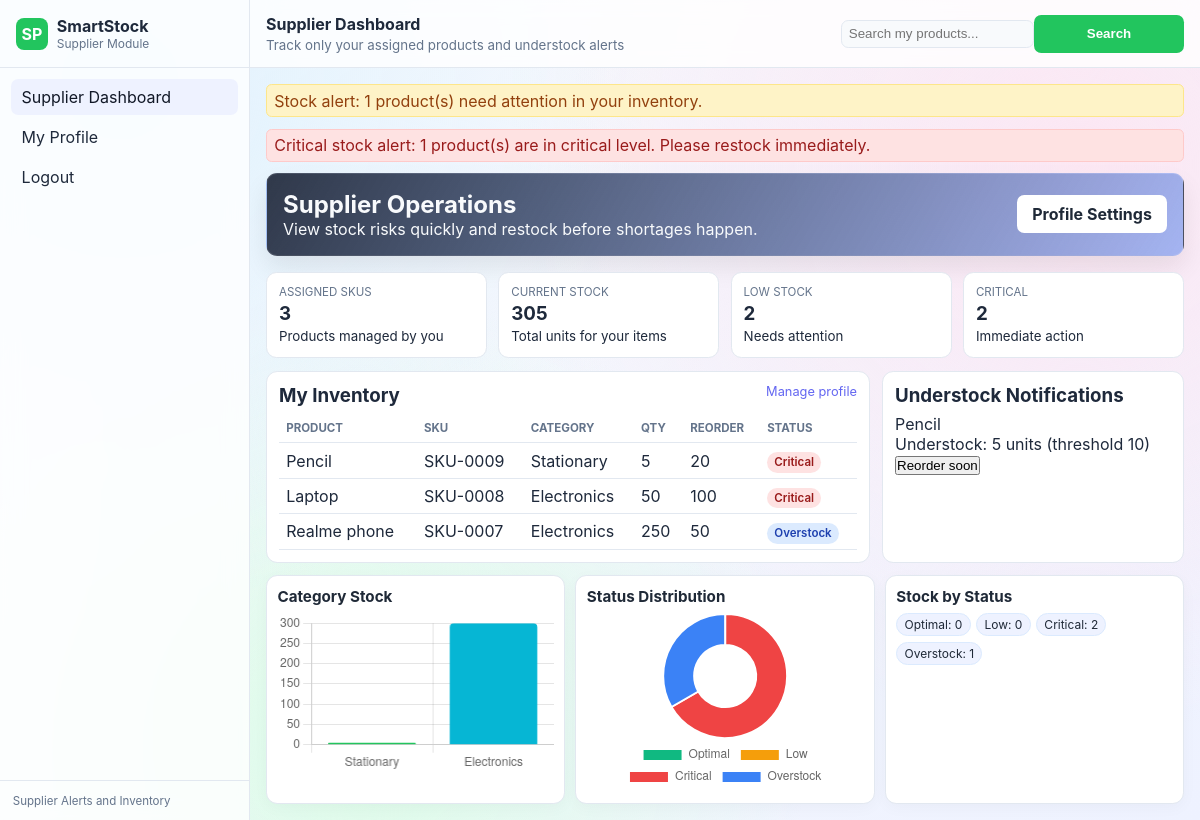
The page /dashboard/supplier/ (signed in) on the database its author committed.
### stockapp/models.py (models this page shows, shortened)
class Product(models.Model):
    name = models.CharField(max_length=100)
    category = models.CharField(max_length=100)
    sku = models.CharField(max_length=40, unique=True, blank=True, null=True)
    price = models.FloatField(default=0, validators=[MinValueValidator(0)])
    quantity = models.IntegerField(validators=[MinValueValidator(0)])
    reorder_level = models.IntegerField(validators=[MinValueValidator(0)])
    supplier = models.ForeignKey(Supplier, null=True, blank=True, on_delete=models.SET_NULL)
    last_low_stock_notification = models.DateTimeField(null=True, blank=True)
    created_at = models.DateTimeField(auto_now_add=True, null=True, blank=True)
    updated_at = models.DateTimeField(auto_now=True, null=True, blank=True)

### stockapp/views.py (the view)
# urls.py: path('dashboard/supplier/', views.supplier_dashboard, name='supplier_dashboard'),
@login_required(login_url='supplier_login')
def supplier_dashboard(request):
    if not hasattr(request.user, 'supplier'):
        messages.error(request, 'Supplier account required.')
        return redirect('supplier_login')
    send_low_stock_notifications(request.user)
    supplier = request.user.supplier
    search = request.GET.get('search', '').strip()
    products = Product.objects.filter(supplier=supplier).order_by('-id')
    if search:
        products = products.filter(models.Q(name__icontains=search) | models.Q(category__icontains=search) | models.Q(price__icontains=search))
    context = build_dashboard_context(products, search)
    notifications = build_supplier_notifications(supplier)
    low_notifications = [item for item in notifications if item.get('type') == 'low']
    critical_notifications = [item for item in notifications if item.get('type') == 'critical']
    if notifications:
        context['alerts'] = notifications
    context.update({
        'portal_name': 'Supplier Dashboard',
        'has_supplier': True,
        'low_alert_count': len(low_notifications),
        'critical_alert_count': len(critical_notifications),
        'total_supplier_alerts': len(notifications),
    })
    return render(request, 'supplier_dashboard.html', context)

### stockapp/views.py (called while the page is built, shortened)
def send_low_stock_notifications(user):
    if not hasattr(user, 'supplier'):
        return
    supplier = user.supplier
    alert_products = Product.objects.filter(supplier=supplier)
    now = timezone.now()
    for product in alert_products:
        threshold = supplier.low_stock_threshold if supplier.low_stock_threshold > 0 else product.reorder_level
        status = 'optimal'
        if threshold > 0:
            if product.quantity <= threshold * 0.5:
                status = 'critical'
            elif product.quantity <= threshold:
                status = 'low'
        if status in ('low', 'critical'):
            should_notify = True
            if product.last_low_stock_notification:
                diff = now - product.last_low_stock_notification
                if diff < timedelta(hours=24):
                    should_notify = False

def get_status(quantity, reorder_level):
    if reorder_level <= 0:
        return 'optimal'
    if quantity <= reorder_level * 0.5:
        return 'critical'
    if quantity <= reorder_level:
        return 'low'
    if quantity > reorder_level * 3:
        return 'overstock'
    return 'optimal'

def build_products(products):
    out = []
    for p in products:
        status = get_status(p.quantity, p.reorder_level)
        out.append({
            'id': p.id,
            'name': p.name,
            'sku': f'SKU-{p.id:04d}',
            'category': p.category,
            'price': p.price,
            'quantity': p.quantity,
            'reorder': p.reorder_level,
            'status': status,
            'value': round(p.quantity * p.price, 2),
        })
    return out

def build_supplier_notifications(supplier):
    notifications = []
    products = Product.objects.filter(supplier=supplier).order_by('-id')
    for p in products:
        threshold = supplier.low_stock_threshold if supplier.low_stock_threshold > 0 else p.reorder_level
        if threshold <= 0:
            continue
        status = get_status(p.quantity, threshold)
        if status in ('low', 'critical'):
            notifications.append({
                'name': p.name,
                'message': f'Understock: {p.quantity} units (threshold {threshold})',
                'action': 'Reorder soon',
                'type': status,
            })
    return notifications

### stockapp/templates/supplier_dashboard.html (shortened to what this page needs)
{% load static %}
<!doctype html>
<html lang="en">
<head>
  <link rel="stylesheet" href="{% static 'style.css' %}">
</head>
<body>
  <div class="app-shell">
    <aside class="sidebar">
      <div class="brand"><div class="logo">SP</div><div><div class="title">SmartStock</div><div class="subtitle">Supplier Module</div></div></div>
      <nav class="nav-links"><a class="active" href="{% url 'supplier_dashboard' %}">Supplier Dashboard</a><a href="{% url 'supplier_profile' %}">My Profile</a><a href="{% url 'logout' %}">Logout</a></nav>
      <div class="sidebar-footer">Supplier Alerts and Inventory</div>
    </aside>
    <div class="main">
      <header class="topbar"><div class="left"><div class="app-title">Supplier Dashboard</div><small>Track only your assigned products and understock alerts</small></div><div class="right"><form method="get"><input class="search" type="search" name="search" placeholder="Search my products..." value="{{ search }}"><button class="button" type="submit">Search</button></form></div></header>
      <main class="content">
        {% if total_supplier_alerts > 0 %}
          <div class="alert" style="margin-bottom:.7rem; background:#fef3c7; color:#92400e; border:1px solid #fde68a;">
            Stock alert: {{ total_supplier_alerts }} product(s) need attention in your inventory.
          </div>
        {% endif %}
        {% if critical_alert_count > 0 %}
          <div class="alert" style="margin-bottom:.7rem;">
            Critical stock alert: {{ critical_alert_count }} product(s) are in critical level. Please restock immediately.
          </div>
        {% endif %}
        <section class="hero"><div><h1>Supplier Operations</h1><p>View stock risks quickly and restock before shortages happen.</p></div><a class="button" href="{% url 'supplier_profile' %}">Profile Settings</a></section>
        <section class="stats-grid"><article class="stat-card"><div class="stat-label">Assigned SKUs</div><h3>{{ total_products }}</h3><small>Products managed by you</small></article><article class="stat-card"><div class="stat-label">Current Stock</div><h3>{{ total_stock }}</h3><small>Total units for your items</small></article><article class="stat-card"><div class="stat-label">Low stock</div><h3>{{ low_stock_count }}</h3><small>Needs attention</small></article><article class="stat-card"><div class="stat-label">Critical</div><h3>{{ critical_count }}</h3><small>Immediate action</small></article></section>
        <section class="dashboard-grid">
          <div class="panel"><div class="panel-head"><h3>My Inventory</h3><a href="{% url 'supplier_profile' %}">Manage profile</a></div><table><thead><tr><th>Product</th><th>SKU</th><th>Category</th><th>Qty</th><th>Reorder</th><th>Status</th></tr></thead><tbody>{% for product in products %}<tr><td>{{ product.name }}</td><td>{{ product.sku }}</td><td>{{ product.category }}</td><td>{{ product.quantity }}</td><td>{{ product.reorder }}</td><td><span class="badge {{ product.status }}">{{ product.status|title }}</span></td></tr>{% endfor %}</tbody></table></div>
          <div class="panel alerts-panel"><div class="panel-head"><h3>Understock Notifications</h3></div><div class="alert-list">{% for alert in alerts %}<div class="alert-row"><div><div class="alert-title">{{ alert.name }}</div><div class="alert-meta">{{ alert.message }}</div></div><button class="action">{{ alert.action }}</button></div>{% endfor %}</div></div>
        </section>
        <section class="charts-grid"><div class="panel small"><h3>Category Stock</h3><canvas id="categoryChart" height="160"></canvas></div><div class="panel small"><h3>Status Distribution</h3><canvas id="statusChart" height="160"></canvas></div><div class="panel small"><h3>Stock by Status</h3><div class="pill-row"><span class="chip">Optimal: {{ status_count.optimal }}</span><span class="chip">Low: {{ status_count.low }}</span><span class="chip">Critical: {{ status_count.critical }}</span><span class="chip">Overstock: {{ status_count.overstock }}</span></div></div></section>
      </main>
    </div>
  </div>
  <script>
    const categoryData = { labels: [{% for item in category_stats %}'{{ item.name }}'{% if not forloop.last %}, {% endif %}{% endfor %}], datasets: [{ data: [{% for item in category_stats %}{{ item.stock }}{% if not forloop.last %}, {% endif %}{% endfor %}], backgroundColor: ['#22c55e','#06b6d4','#f59e0b','#ef4444','#8b5cf6'], borderRadius: 4 }] };
    new Chart(document.getElementById('categoryChart'), { type: 'bar', data: categoryData, options: { plugins: { legend: { display:false } }, scales:{ y:{ beginAtZero:true } } } });
    const statusData = { labels: ['Optimal','Low','Critical','Overstock'], datasets: [{ data: [{{ status_count.optimal }}, {{ status_count.low }}, {{ status_count.critical }}, {{ status_count.overstock }}], backgroundColor: ['#10b981','#f59e0b','#ef4444','#3b82f6'] }] };
    new Chart(document.getElementById('statusChart'), { type: 'doughnut', data: statusData, options: { plugins:{ legend:{ position:'bottom' } } } });
  </script>
</body>
</html>

### rows shown on the page
Product: name "Pencil", category "Stationary", name "Pencil"
Product: name "Laptop", category "Electronics"
Product: name "Realme phone", category "Electronics"

### other values the page prints
{{ total_supplier_alerts }} "1"
{{ critical_alert_count }} "1"
{{ total_products }} "3"
{{ total_stock }} "305"
{{ low_stock_count }} "2"
{{ critical_count }} "2"
{{ product.sku }} "SKU-0009" "SKU-0008" "SKU-0007"
{{ product.quantity }} "5" "50" "250"
{{ product.reorder }} "20" "100" "50"
{{ product.status|title }} "Critical" "Critical" "Overstock"
{{ alert.message }} "Understock: 5 units (threshold 10)"
{{ alert.action }} "Reorder soon"
{{ status_count.optimal }} "0"
{{ status_count.low }} "0"
{{ status_count.critical }} "2"
